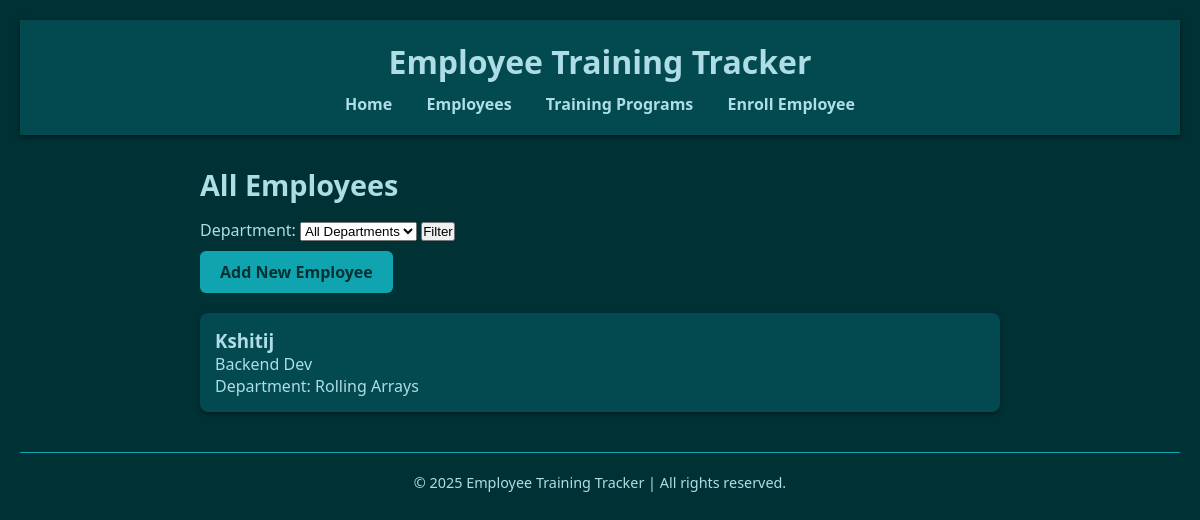
/employees/, run on an earlier commit of the app's database.
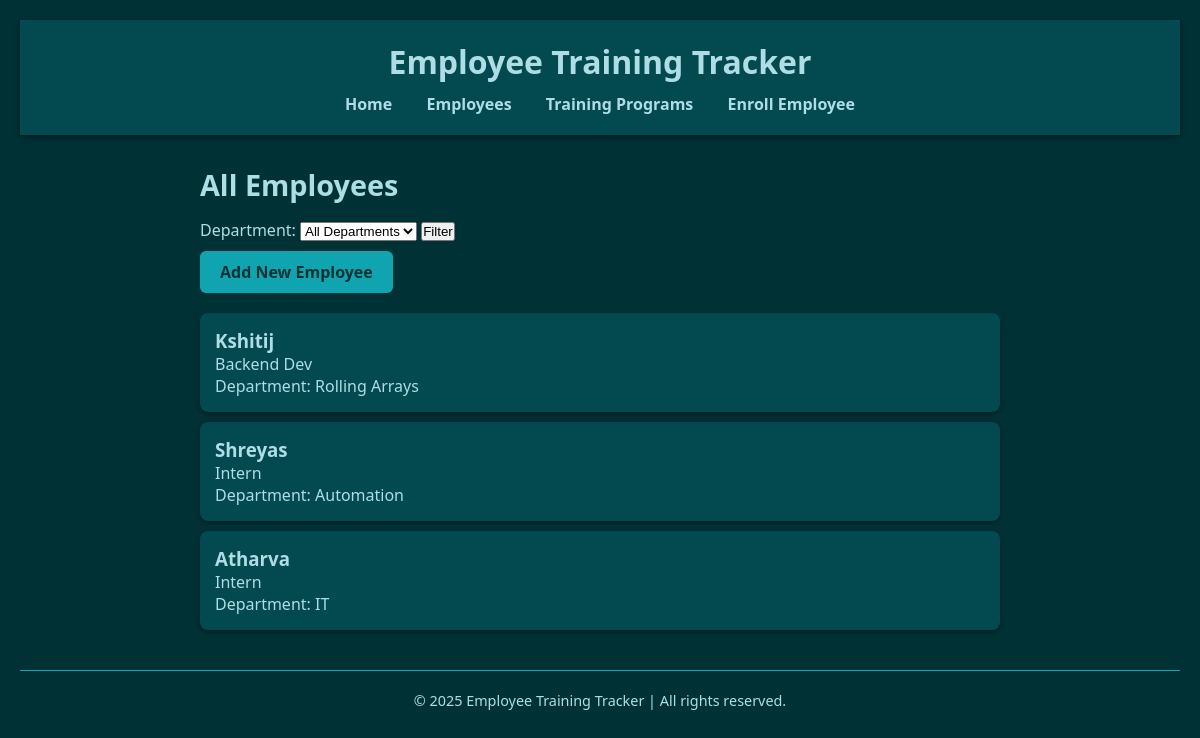
And on a later commit of the database.
### training/models.py (models this page shows, shortened)
class Employee(models.Model):
    DEPARTMENT_CHOICES = [
        ('HR', 'Human Resources'),
        ('IT', 'Information Technology'),
        ('Sales', 'Sales'),
        ('Finance', 'Finance'),
        ('Marketing', 'Marketing'),
        ('Operations', 'Operations'),
        ('Legal', 'Legal'),
        ('Admin', 'Administration'),
        ('Support', 'Customer Support'),
        ('QA', 'Quality Assurance'),
    ]
    name = models.CharField(max_length=100)
    email = models.EmailField(unique=True)
    department = models.CharField(max_length=100, choices=DEPARTMENT_CHOICES)
    designation = models.CharField(max_length=100)

### training/views.py (the view)
# urls.py: path('employees/', views.employee_list, name='employee_list'),
def employee_list(request):
    employees = Employee.objects.all()
    department = request.GET.get('department')
    if department:
        employees = employees.filter(department=department)
    departments = Employee.objects.values('department').distinct()
    return render(request, 'training/employee_list.html', {'employees': employees, 'departments': departments})

### training/templates/training/employee_list.html (shortened to what this page needs)
{% extends 'base.html' %}
{% load static %}
{% block content %}
<div class="container">
    <h2>All Employees</h2>
    <div class="filters">
        <form method="get" action="">
            <label for="department">Department:</label>
            <select name="department" id="department">
                <option value="">All Departments</option>
            </select>
            <button type="submit">Filter</button>
        </form>
    </div>
    <a class="btn" href="{% url 'employee_create' %}">Add New Employee</a>
    <ul class="card-list">
        {% for emp in employees %}
            <li class="card">
                <div class="card-header">
                    <h3>{{ emp.name }}</h3>
                    <p>{{ emp.designation }}</p>
                    <p>Department: {{ emp.department }}</p>
                </div>
            </li>
        {% empty %}
            <li class="card">No employees found.</li>
        {% endfor %}
    </ul>
</div>
{% endblock %}

What changed in the data, as far as the page shows it:
added Employee: name "Shreyas", designation "Intern", department "Automation"
added Employee: name "Atharva", designation "Intern", department "IT"
